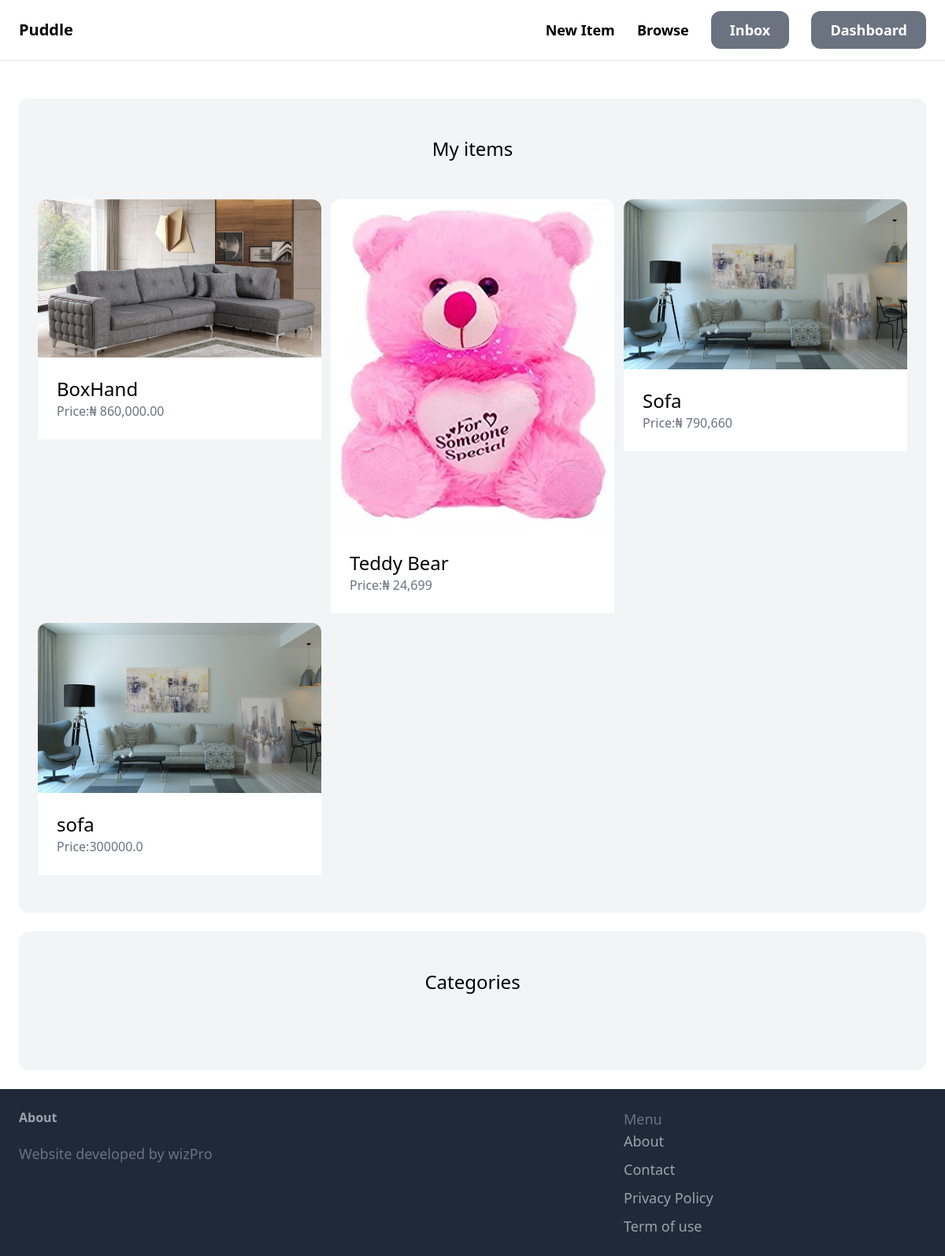
The app's page /dashboard/ (signed in) with its own data.
### item/models.py (models this page shows, shortened)
class Item(models.Model):
	category = models.ForeignKey(Category, related_name='items', on_delete=models.CASCADE)
	name = models.CharField(max_length=255)
	description = models.TextField(blank=True, null=True)
	price = models.TextField(blank=True, null=True)
	image = models.ImageField(upload_to='item_images', blank=True, null=True)
	is_sold = models.BooleanField(default=False)
	created_by = models.ForeignKey(User, related_name='items', on_delete=models.CASCADE)
	created_at = models.DateTimeField(auto_now_add=True)

### dashboard/views.py (the view)
# urls.py: path('', views.index, name='index'),
@login_required
def index(request):
	items = Item.objects.filter(created_by=request.user)
	return render(request, 'dashboard/index.html', {
		'items':items,
		})

### dashboard/templates/dashboard/index.html (shortened to what this page needs)
{% extends 'core/base.html' %}
{% block content%}
	<div class="mt-6 px-6 py-12 bg-gray-100 rounded-xl">
		<h2 class="mb-12 text-2xl text-center">My items</h2>
		<div class="grid grid-cols-3 gap-3">
			{% for item in items %}
				<div>
					<a href="{% url 'item:detail' item.id %}">
						<div>
							<img src="{{ item.image.url }}" class="rounded-t-xl">
						</div>
						<div class="p-6 bg-white rounded-b-x">
							<h2 class="text-2xl">{{ item.name }}</h2>
							<p class="text-gray-500">Price:{{ item.price }}</p>
						</div>
					</a>
				</div>
			{% endfor %}
		</div>
	</div>
	<div class="mt-6 px-6 py-12 bg-gray-100 rounded-xl">
		<h2 class="mb-12 text-2xl text-center">Categories</h2>
	</div>
{% endblock %}

### core/templates/core/base.html (shortened to what this page needs)
<!Doctype html>
	<html>
		<head>
			<script src="https://cdn.tailwindcss.com"></script>
		</head>
		<body>
			<nav class="py-6 px-6 flex justify-between items-center border-b border-gray-200">
				<a href="/" class="text-xl font-semibold">Puddle</a>
				<div class="space-x-6 justisfy-right">
					<a href="{% url 'item:new' %}" class="text-lg font-semibold hover:text-gray-500">New Item</a>
					<a href="{% url 'item:items' %}" class="text-lg font-semibold hover:text-gray-500">Browse</a>
					{% if request.user.is_authenticated %}
						<a href="{% url 'conversation:inbox' %}" class="px-6 py-3 text-lg font-semibold bg-gray-500 text-white rounded-xl hover:bg-gray-700">Inbox</a>
						<a href="{% url 'dashboard:index' %}" class="px-6 py-3 text-lg font-semibold bg-gray-500 text-white rounded-xl hover:bg-gray-700">Dashboard</a>
					{% else %}
						<a href="{% url 'core:signup' %}" class="px-6 py-3 text-lg font-semibold bg-teal-500 text-white rounded-xl hover:bg-teal-700">Sign Up</a>
						<a href="{% url 'core:login' %}" class="px-6 py-3 text-lg font-semibold bg-gray-500 text-white rounded-xl hover:bg-gray-700">Login</a>
					{% endif %}
				</div>
			</nav>
			<div class="px-6 py-6">
				{% block content %}
				{% endblock %}
			</div>
			<footer class="py-6 px-6 flex justify-between bg-gray-800">
				<div class="w-2/3 pr-10">
					<h3 class="mb-5 font-semibold text-gray-400">About</h3>
					<p class="text-lg text-gray-500">Website developed by wizPro
				</div>
				<div class="w-1/3">
					<p class="text-lg text-gray-500">Menu
					<ul class="space-y-2">
						<li><a href="#" class="text-lg text-gray-400">About</li>
						<li><a href="{% url 'core:contact' %}" class="text-lg text-gray-400">Contact</li>
						<li><a href="#" class="text-lg text-gray-400">Privacy Policy</li>
						<li><a href="#" class="text-lg text-gray-400">Term of use</li>
				</div>
			</footer>
		</body>
	</html>

### records on screen
Item: image (picture), name "BoxHand", price "₦ 860,000.00"
Item: image (picture), name "Teddy Bear", price "₦ 24,699"
Item: image (picture), name "Sofa", price "₦ 790,660"
Item: image (picture), name "sofa", price "300000.0"
